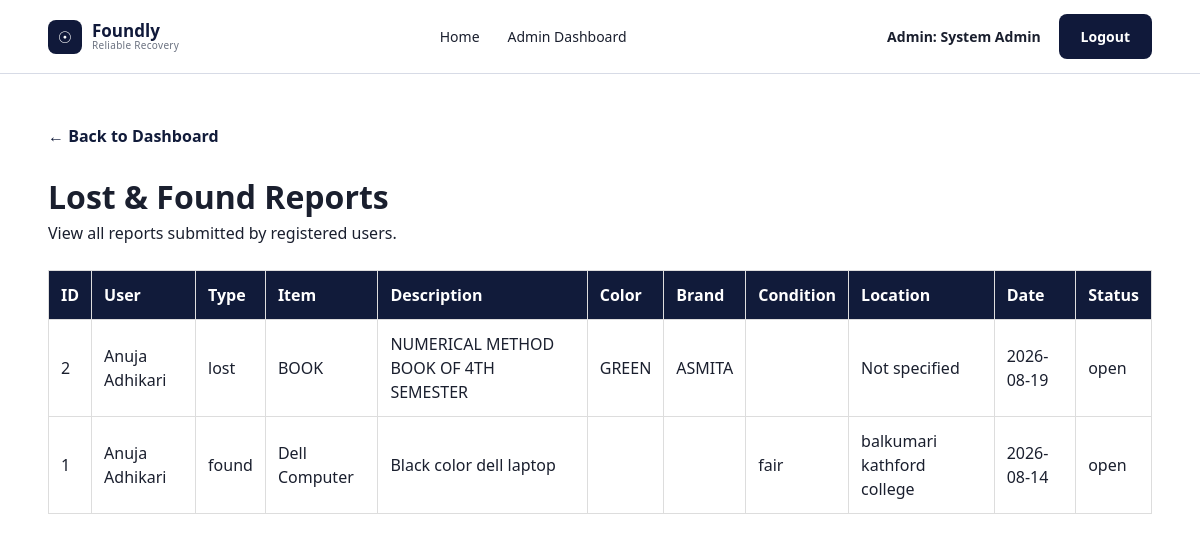
The page /admin_reports.php (signed in) on the database its author committed.
### tables this page shows
CREATE TABLE `reports` (
  `report_id` int(11) NOT NULL,
  `user_id` int(11) NOT NULL,
  `type` enum('lost','found') NOT NULL,
  `item_name` varchar(100) NOT NULL,
  `category_id` int(11) DEFAULT NULL,
  `description` text NOT NULL,
  `color` varchar(50) DEFAULT NULL,
  `brand` varchar(50) DEFAULT NULL,
  `reward_amount` decimal(10,2) DEFAULT NULL,
  `condition_status` enum('new','good','fair','poor') DEFAULT NULL,
  `location` varchar(150) NOT NULL,
  `notes` text DEFAULT NULL,
  `date_reported` date NOT NULL,
  `status` enum('open','matched','closed') NOT NULL DEFAULT 'open',
  `is_public` tinyint(1) NOT NULL DEFAULT 1,
  `created_at` timestamp NOT NULL DEFAULT current_timestamp(),
  `photo_data` longblob DEFAULT NULL,
  `photo_type` varchar(100) DEFAULT NULL
);

CREATE TABLE `users` (
  `user_id` int(11) NOT NULL,
  `full_name` varchar(100) NOT NULL,
  `email` varchar(150) NOT NULL,
  `phone` varchar(10) NOT NULL,
  `password_hash` varchar(255) NOT NULL,
  `user_type` enum('student','staff') NOT NULL DEFAULT 'student',
  `role` enum('user','admin') NOT NULL DEFAULT 'user',
  `created_at` timestamp NOT NULL DEFAULT current_timestamp()
);

### admin_reports.php (the view, shortened to what this page needs)
<?php
require_once 'db.php';
$stmt = $pdo->query("
    SELECT
        r.report_id,
        r.user_id,
        r.type,
        r.item_name,
        r.description,
        r.color,
        r.brand,
        r.condition_status,
        r.location,
        r.date_reported,
        r.status,
        u.full_name
    FROM reports r
    LEFT JOIN users u
        ON r.user_id = u.user_id
    ORDER BY r.created_at DESC
");
$reports = $stmt->fetchAll(PDO::FETCH_ASSOC);
?>
<!DOCTYPE html>
<html lang="en">
<head>
<link rel="stylesheet" href="base.css">
</head>
<body>
<header class="site-header">
    <div class="brand">
        <div class="brand-icon">&#9737;</div>
        <div class="brand-text">
            <span class="brand-name">Foundly</span>
            <span class="brand-tagline">Reliable Recovery</span>
        </div>
    </div>
    <nav class="site-nav">
        <a href="index.php">Home</a>
        <a href="admin_dashboard.php">
            Admin Dashboard
        </a>
    </nav>
    <div class="nav-actions">
        <span class="nav-login">
            Admin:
            <?php echo htmlspecialchars($_SESSION['full_name']); ?>
        </span>
        <a href="logout.php" class="btn btn-navy">
            Logout
        </a>
    </div>
</header>
<div class="admin-container">
    <a href="admin_dashboard.php" class="back-link">
        ← Back to Dashboard
    </a>
    <h1>Lost & Found Reports</h1>
    <p>
        View all reports submitted by registered users.
    </p>
    <table class="admin-table">
        <thead>
            <tr>
                <th>ID</th>
                <th>User</th>
                <th>Type</th>
                <th>Item</th>
                <th>Description</th>
                <th>Color</th>
                <th>Brand</th>
                <th>Condition</th>
                <th>Location</th>
                <th>Date</th>
                <th>Status</th>
            </tr>
        </thead>
        <tbody>
        <?php foreach ($reports as $report): ?>
            <tr>
                <td>
                    <?php echo htmlspecialchars($report['report_id']); ?>
                </td>
                <td>
                    <?php echo htmlspecialchars($report['full_name'] ?? 'Unknown'); ?>
                </td>
                <td>
                    <?php echo htmlspecialchars($report['type']); ?>
                </td>
                <td>
                    <?php echo htmlspecialchars($report['item_name']); ?>
                </td>
                <td>
                    <?php echo htmlspecialchars($report['description']); ?>
                </td>
                <td>
                    <?php echo htmlspecialchars($report['color']); ?>
                </td>
                <td>
                    <?php echo htmlspecialchars($report['brand']); ?>
                </td>
                <td>
                    <?php echo htmlspecialchars($report['condition_status']); ?>
                </td>
                <td>
                    <?php echo htmlspecialchars($report['location']); ?>
                </td>
                <td>
                    <?php echo htmlspecialchars($report['date_reported']); ?>
                </td>
                <td>
                    <?php echo htmlspecialchars($report['status']); ?>
                </td>
            </tr>
        <?php endforeach; ?>
        </tbody>
    </table>
</div>
</body>
</html>

### base.css (style rules this page uses)
:root { --navy: #10193a; --navy-dark: #0b122b; --indigo: #3949ab; --indigo-dark: #2f3a8f; --bg-light: #dfe4f3; --bg-white: #ffffff; --text-dark: #1a1f2e; --text-muted: #6b7280; --border-gray: #d7dbe6; --success: #1f9d55; --error: #d64545; --radius: 10px; }
* { box-sizing: border-box; margin: 0; padding: 0; }
body { font-family: 'Segoe UI', Roboto, Arial, sans-serif; color: var(--text-dark); background: var(--bg-white); line-height: 1.5; }
a { text-decoration: none; color: inherit; }
.site-header { display: flex; align-items: center; justify-content: space-between; padding: 14px 48px; border-bottom: 1px solid var(--border-gray); background: var(--bg-white); }
.brand { display: flex; align-items: center; gap: 10px; }
.brand-icon { width: 34px; height: 34px; border-radius: 8px; background: var(--navy); color: #fff; display: flex; align-items: center; justify-content: center; font-size: 16px; }
.brand-text { display: flex; flex-direction: column; line-height: 1.1; }
.brand-name { font-weight: 700; font-size: 17px; color: var(--navy); }
.brand-tagline { font-size: 10px; color: var(--text-muted); letter-spacing: 0.3px; }
.site-nav { display: flex; align-items: center; gap: 28px; }
.site-nav a { font-size: 14px; color: var(--text-dark); }
.nav-actions { display: flex; align-items: center; gap: 18px; }
.nav-login { font-size: 14px; font-weight: 600; }
.btn { display: inline-flex; align-items: center; justify-content: center; gap: 8px; padding: 12px 22px; border-radius: 8px; border: none; font-size: 14px; font-weight: 600; cursor: pointer; transition: opacity 0.15s ease; }
.btn-navy { background: var(--navy); color: #fff; }

### admin_reports.php (style rules this page uses)
.admin-container { width: 92%; max-width: 1400px; margin: 50px auto; }
.back-link { display: inline-block; margin-bottom: 25px; color: #111b3a; text-decoration: none; font-weight: 600; }
.admin-table { width: 100%; border-collapse: collapse; background: white; margin-top: 25px; }
.admin-table th, .admin-table td { border: 1px solid #ddd; padding: 12px; text-align: left; }
.admin-table th { background: #111b3a; color: white; }

### rows shown on the page
reports: report_id "2", user.full_name "Anuja Adhikari", type "lost", item_name "BOOK", description "NUMERICAL METHOD BOOK OF 4TH SEMESTER", color "GREEN", brand "ASMITA", location "Not specified", date_reported "2026-08-19", status "open"
reports: report_id "1", user.full_name "Anuja Adhikari", type "found", item_name "Dell Computer", description "Black color dell laptop", condition_status "fair", location "balkumari kathford college", date_reported "2026-08-14", status "open"

### other values the page prints
$_SESSION['full_name'] "System Admin"
